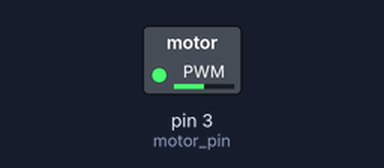
Bench run of a sketch on a simulated Arduino Uno, built with avr-gcc and run on an emulated ATmega328P. Shown: switched loads named in the sketch (green lamp = pin HIGH).

Above: at 0.05 s.
At 4.5 s:
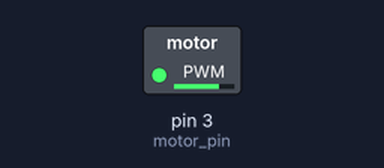
At 9.0 s:
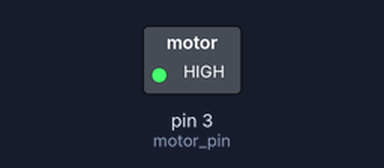
Timing chart, 0 to 11.7 s (numbered marks = the images above):
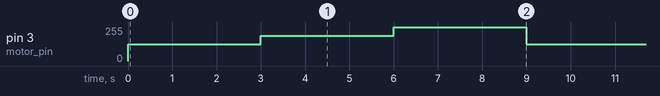

Measured:
- by itself, pin 3 (motor_pin): repeats every 9.0 s: 191/255 3.0 s, 255/255 3.0 s, 127/255 3.0 s

The sketch:

4_pwm_motor_speed.ino
```cpp
//program that alters the speed of a DC motor using pwm

int motor_pin = 3;
int delay_time = 3000;

void setup() {
  pinMode(motor_pin, OUTPUT);
}

void loop() {
  //used higher duty cycle since, at lower cycle, motor doesnt have enough startup current
  //will look into using motor driver board to solve this

  analogWrite(motor_pin, 127);
  delay(delay_time);
  analogWrite(motor_pin, 191);
  delay(delay_time);
  analogWrite(motor_pin, 255);
  delay(delay_time);
}
```
